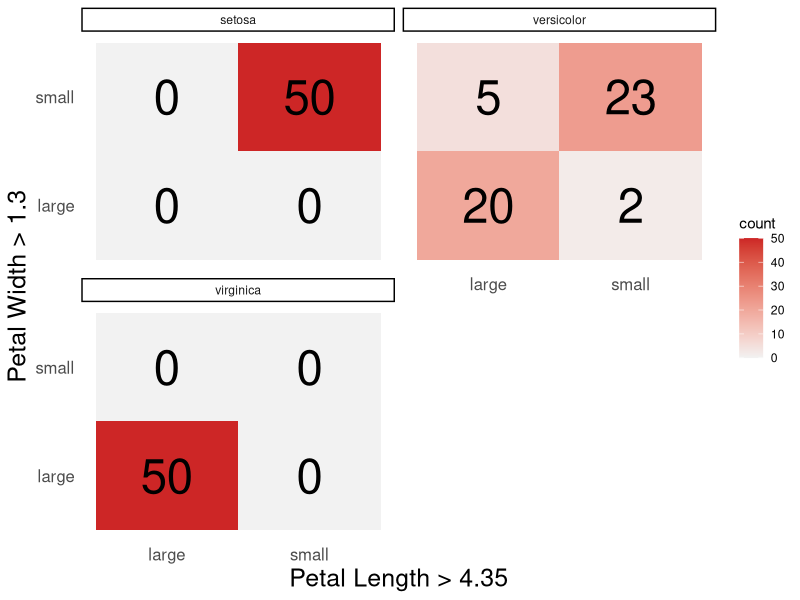

Here is the R script that generated this plot:
## ---- chunk 1
library(magrittr)
library(tidyverse)

knitr::opts_chunk$set(echo = TRUE)
## ---- chunk 2
iris %>%
# add two columns indicating whether the petals are long or wide; you may or 
# may not have to add categorical columns like this depending on what's already
# in your table
  mutate(long_petal = ifelse(Petal.Length > 4.35, 'large', 'small'),
         wide_petal = ifelse(Petal.Width > 1.3, 'large', 'small')) %>%
# Count the number of long and wide petals per species
  count(Species, long_petal, wide_petal) %>%
# If you just run through the previous step, you'll notice that not every 
# species has all 4 combinations of long and wide petals. You can use 
# tidyr::complete() to fill the missing combinations. The arguments you need to
# give are the columns you want to remain unchanged (here Species only), the
# columns you want to make all combinations for inside nesting() (here 
# nesting(long_petal, wide_petal), and the column(s) you want to fill in 
# additional values for, (here fill = list(n = 0)))
  complete(Species, nesting(long_petal, wide_petal), fill = list(n = 0)) %>%

# PLOT!
ggplot(aes(x = long_petal, y = wide_petal, fill = n)) +
# this makes the tiles of the contingency table
  geom_tile() +
# this colors by the count, but is optional, as is fill = n in the main ggplot call
  scale_fill_gradient('count', low = "gray95", high = "firebrick3") +
# this adds the counts on top of each tile
  geom_text(aes(x = long_petal, y = wide_petal, label = n), 
            color = "black", size = 12) +
  facet_wrap(~ Species, nrow = 2) +
  labs(x = 'Petal Length > 4.35', y = 'Petal Width > 1.3') +
  theme_classic() +
# this removes a lot of the standard lines on the plot which look terrible for
# a contingency table
  theme(axis.title = element_text(size = 18),
        axis.text = element_text(size = 12),
        axis.ticks = element_blank(),
        axis.line = element_blank())
